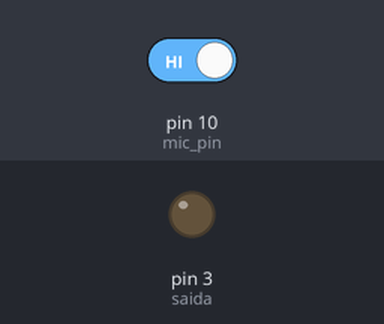
Bench run of a sketch on a simulated Arduino Uno, built with avr-gcc and run on an emulated ATmega328P. Parts: output pins drawn as LEDs (lit = HIGH). Dashed ring = blinking. The test bench sets the inputs (shaded band); at power-on: pin 10 (mic_pin) HIGH.

Above: at 1.2 s.
1.3 s: pin 10 (mic_pin) driven LOW
At 1.42 s:
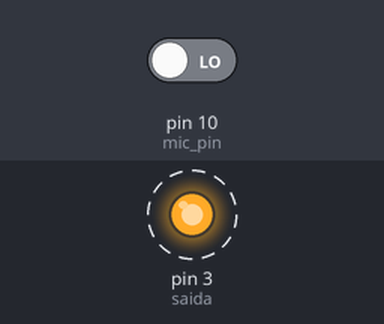
4.3 s: pin 10 (mic_pin) driven HIGH
At 5.4 s:
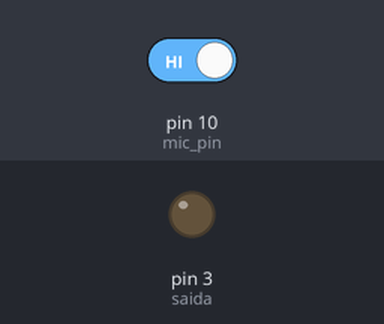
Timing chart, 0 to 7.3 s (numbered marks = the images above; inputs shaded):
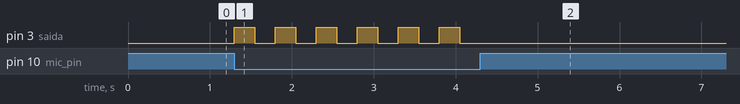

The sketch:

Clapper.ino
```cpp
int mic_pin = 10;
int mic_val = HIGH;

int saida = 3;

void setup ()
{
  pinMode(saida, OUTPUT);
  pinMode (mic_pin, INPUT) ;
}
void loop ()
{
  mic_val = digitalRead (mic_pin) ;
  if (mic_val == LOW)
  {
    digitalWrite(saida, !digitalRead(saida));
    delay(250);
  }
}
```

Measured:
- after the input at 1.3 s, pin 3 (saida): alternates HIGH for 0.25 s and LOW for 0.25 s, starting at once
- after the input at 4.3 s, pin 3 (saida): stops changing and stays LOW
